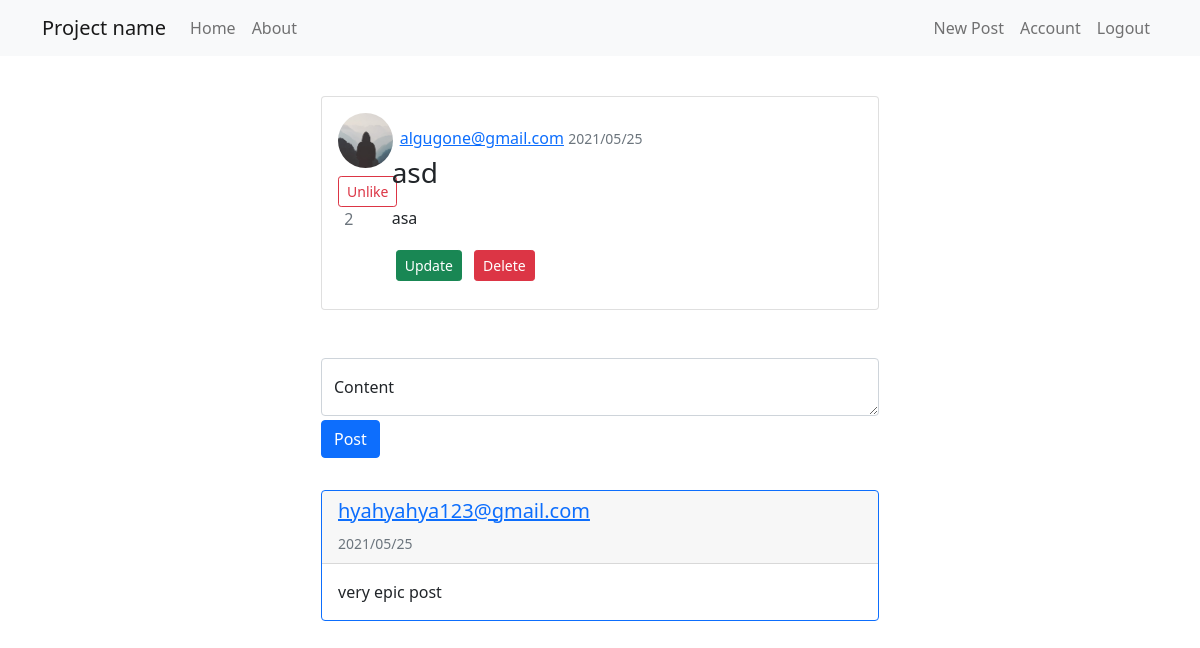
The app's page /post/2 (signed in) with its own data.
### flask_app/models.py (models this page shows, shortened)
class User(db.Model, UserMixin):
    id = db.Column(db.Integer, primary_key=True)
    username = db.Column(db.String(20), unique=True, nullable=False)
    email = db.Column(db.String(120), unique=True, nullable=False)
    profile_image = db.Column(db.String(20), nullable=False, default='default.jpg')
    password = db.Column(db.String(60), nullable=False)
    bio = db.Column(db.Text, nullable=True)
    posts = db.relationship('Posts', backref='author', lazy=True)
    comments = db.relationship('Comments', backref='author', lazy=True)
    liked = db.relationship('Likes', foreign_keys='Likes.user_id', backref='user', lazy='dynamic')
    followed = db.relationship('User', secondary=followers, primaryjoin=(followers.c.follower_id == id), secondaryjoin=(followers.c.followed_id == id),
                               backref=db.backref('followers', lazy='dynamic'), lazy='dynamic')
    def is_liked(self, post):
        return Likes.query.filter(Likes.user_id == self.id, Likes.post_id == post.id).count() > 0

class Posts(db.Model):
    id = db.Column(db.Integer, primary_key=True)
    title = db.Column(db.String(100), nullable=False)
    date_posted = db.Column(db.DateTime, nullable=False, default=datetime.utcnow)
    content = db.Column(db.Text, nullable=False)
    post_image = db.Column(db.String(20), nullable=True)
    comments = db.relationship('Comments', backref='post', lazy=True)
    user_id = db.Column(db.Integer, db.ForeignKey('user.id'), nullable=False)
    likes = db.relationship('Likes', backref='post', lazy=True)

class Comments(db.Model):
    id = db.Column(db.Integer, primary_key=True)
    date_posted = db.Column(db.DateTime, nullable=False, default=datetime.utcnow)
    content = db.Column(db.Text, nullable=False)
    user_id = db.Column(db.Integer, db.ForeignKey('user.id'), nullable=False)
    post_id = db.Column(db.Integer, db.ForeignKey('posts.id'), nullable=False)

### flask_app/routes.py (the view)
@app.route("/post/<int:post_id>", methods=['POST', 'GET'])
@login_required
def post(post_id):
    post = Posts.query.get_or_404(post_id)
    likes = len(post.likes)
    print(likes)
    form = CommentsForm()
    if form.validate_on_submit():
        comment = Comments(content=form.content.data, user_id=current_user.id, post_id=post.id)
        db.session.add(comment)
        db.session.commit()
        flash('Comment successfully created!', 'success')
        return redirect(url_for('post', post_id=post.id))
    return render_template('post.html', title=post.title, post=post, user=current_user, form=form, likes=likes)

### flask_app/forms.py
class CommentsForm(FlaskForm):
    content = TextAreaField('Content', validators=[DataRequired(), Length(max=200)])
    submit = SubmitField('Post')

### flask_app/models.py (called while the page is built)
@login_manager.user_loader
def load_user(user_id):
    return User.query.get(int(user_id))

### flask_app/templates/post.html (shortened to what this page needs)
{% extends "layout.html" %}
{% block body%}
    <div class="d-flex justify-content-center">
        <div class="card mt-3 w-50">
            <div class="card-body">
                <div class="row">
                    <div class="col-1 ml-lg-1">
                        <img class="rounded-circle mb-2" style="height: 55px; width: 55px;" src="{{ url_for('static', filename='profile_pics/' + post.author.profile_image) }}" alt="pfp">
                        {% if not user.is_liked(post) %}
                            <form action="{{ url_for('like', post_id=post.id) }}" method="POST">
                                {{ form.hidden_tag() }}
                                {{ form.submit(value='Like', class='btn btn-outline-primary btn-sm ') }}
                                <span class="text-muted d-flex justify-content-center">{{ likes }}</span>
                            </form>
                        {% else %}
                            <form action="{{ url_for('unlike', post_id=post.id) }}" method="POST">
                                {{ form.submit(value='Unlike', class='btn btn-outline-danger btn-sm ') }}
                                <span class="text-muted d-flex justify-content-center">{{ likes }}</span>
                            </form>
                        {% endif %}
                    </div>
                    <div class="col-9 m-2">
                        <h6 class="card-subtitle m-2 text-muted">
                            <a class="mr-3" href="{{ url_for('user', user_id=post.author.id) }}">{{ post.author.username }}</a>
                            <small class="text-muted">{{ post.date_posted.strftime('%Y/%m/%d') }}</small>
                        </h6>
                        <h3 class="card-title">{{ post.title }}</h3>
                        <p class="card-text"><p class="card-text">{{ post.content }}</p></p>
                        {% if post.author == user %}
                            <div>
                                <a href="{{ url_for('update_post', post_id=post.id) }}" class="btn btn-success btn-sm m-1">Update</a>
                                <button type="button" class="btn btn-danger btn-sm m-1" data-toggle="modal" data-target="#deleteModal">Delete</button>
                            </div>
                        {% endif %}
                    </div>
                </div>
            </div>
        </div>
    </div>
    <div class="d-flex justify-content-center">
        <form id='form1' method="POST" class="mt-5 w-50" action="" enctype="multipart/form-data">
            <div class="form-floating mb-1">
                {% if form.content.errors %}
                {{ form.content(class="form-control is-invalid", id="floatingInput", placeholder="John Doe") }}
                <div class="invalid-feedback">
                    {% for error in form.content.errors %}
                        <span>{{ error }}</span>
                    {% endfor %}
                </div>
                {% else %}
                {{ form.content(class="form-control", id="floatingInput", placeholder="John Doe") }}
                {% endif %}
                {{ form.content.label(for="floatingInput") }}
            </div>
            <div class="mt-1 mb-3">
                {{ form.submit(class="btn btn-primary") }}
            </div>
        </form>
    </div>
    {% for comment in post.comments %}
        <div class="d-flex justify-content-center">
            <div class="card border-primary mt-3 w-50 mb-3">
                <div class="card-header">
                    <h5 class="card-title"><a href="{{ url_for('user', user_id=comment.user_id) }}">{{ comment.author.username }}</a></h5>
                    <small class="text-muted">{{ comment.date_posted.strftime('%Y/%m/%d') }}</small>
                </div>
                <div class="card-body">
                    <p class="card-text">{{ comment.content }}</p>
                </div>
            </div>
        </div>
    {% endfor %}
{% endblock %}

### records on screen
User: profile_image (placeholder picture), author.username "algugone@gmail.com"
Posts: date_posted "2021/05/25", title "asd", content "asa"
Comments: author.username "hyahyahya123@gmail.com", date_posted "2021/05/25", content "very epic post"

### other values on screen
{{ likes }} "2"
